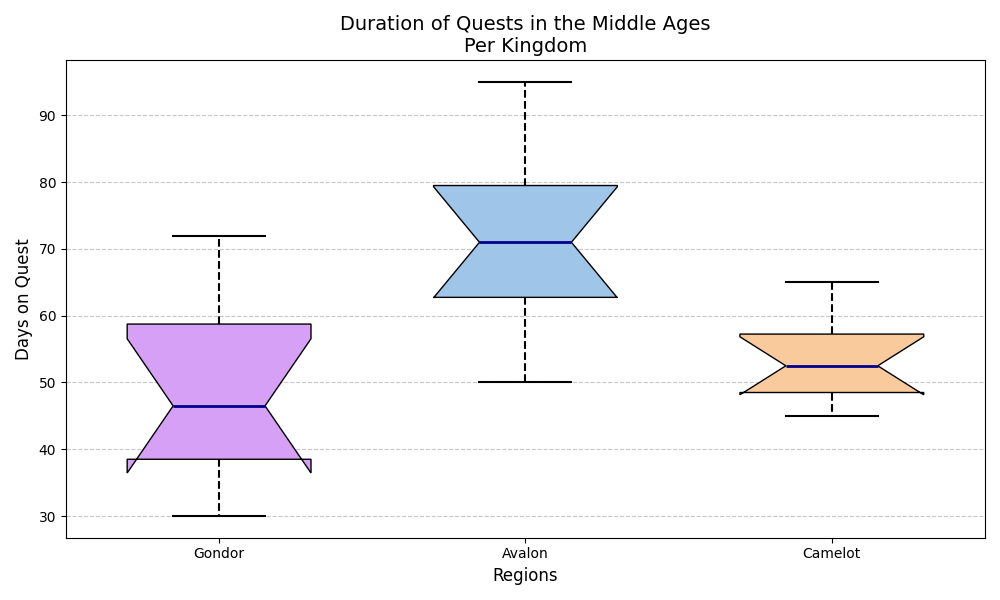

This chart was generated by the following Python code:
import matplotlib.pyplot as plt

# Quest durations for knights from different kingdoms
avalon = [30, 45, 40, 38, 60, 72, 55, 48, 63, 35]
camelot = [50, 65, 62, 58, 80, 95, 82, 75, 78, 67]
gondor = [45, 50, 55, 52, 48, 65, 60, 58, 53, 47]

# Combine data into a list for box plot
data = [avalon, camelot, gondor]

# Altered labels for the kingdoms
kingdoms = ['Gondor', 'Avalon', 'Camelot']

# Create a figure and an axis
fig, ax = plt.subplots(figsize=(10, 6))

# Create the boxplot
bp = ax.boxplot(data, patch_artist=True, notch=True, vert=True, labels=kingdoms, widths=0.6)

# Customizing boxplot appearance
colors = ['#d6a0f6', '#9fc5e8', '#f9cb9c']
for patch, color in zip(bp['boxes'], colors):
    patch.set_facecolor(color)

# Styling whiskers, caps, and medians
for whisker in bp['whiskers']:
    whisker.set(color='black', linewidth=1.5, linestyle="--")
for cap in bp['caps']:
    cap.set(color='black', linewidth=1.5)
for median in bp['medians']:
    median.set(color='darkblue', linewidth=2)

# Adding grid, new title, and altered axis labels
ax.yaxis.grid(True, linestyle='--', alpha=0.7)
ax.set_title('Duration of Quests in the Middle Ages\nPer Kingdom', fontsize=14)
ax.set_xlabel('Regions', fontsize=12)
ax.set_ylabel('Days on Quest', fontsize=12)

# Adjust layout for readability
plt.tight_layout()

# Display the plot
plt.show()
